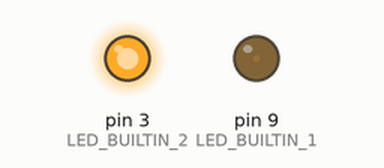
This sketch was run on a simulated Arduino Uno, built with avr-gcc and run on an emulated ATmega328P. On the bench: output pins drawn as LEDs (lit = HIGH).

Above: at 0.1 s.
Timing chart, 0 to 1.6 s (numbered marks = the images above):
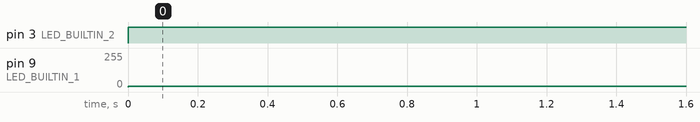

The sketch:

temp.ino
```cpp
// C++ code
//
#define LED_BUILTIN_1 9
#define LED_BUILTIN_2 3
int bright_1=5;
int bright_2=255;

void setup()
{
  pinMode(LED_BUILTIN_1, OUTPUT);
  pinMode(LED_BUILTIN_2, OUTPUT);
  }

void loop()
{
  analogWrite(LED_BUILTIN_1, bright_1);
  analogWrite(LED_BUILTIN_2, bright_2);
} 
```

Measured:
- by itself, pin 3 (LED_BUILTIN_2): LOW → HIGH at 0.00 s
- by itself, pin 9 (LED_BUILTIN_1): 0/255 → 5/255 at 0.00 s
